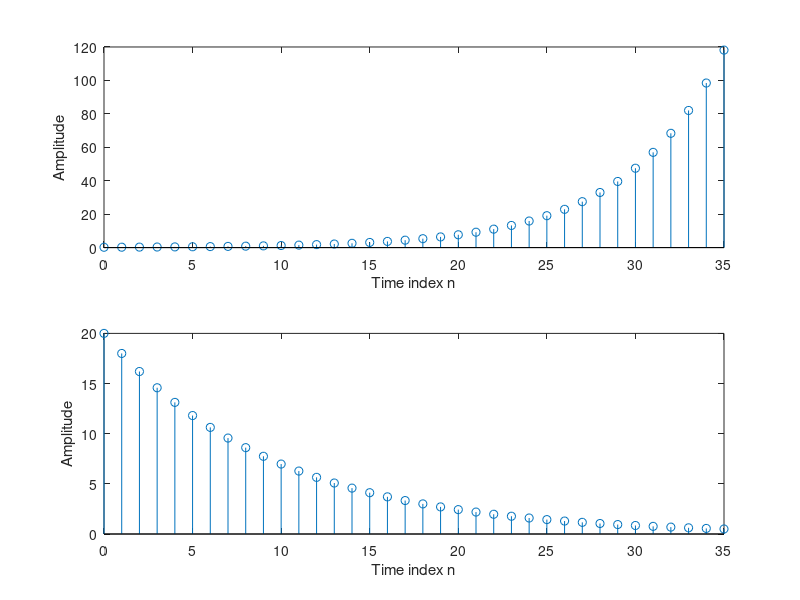

This figure's MATLAB source:
 % Program P1_3
 % Generation of a real exponential sequence
 clf;
 
 n = 0:35; 
 a = 1.2; K = 0.2;
 a1= 0.9; K1 = 20;
 x = K*a.^n;
 x1 = K1*a1.^n;

 nl = sum(x1.*x1);
 disp(nl)

 subplot(2,1,1)
 stem(n,x);
 xlabel('Time index n');ylabel('Amplitude');

 subplot(2,1,2)
 stem(n,x1);
 xlabel('Time index n');ylabel('Amplitude');